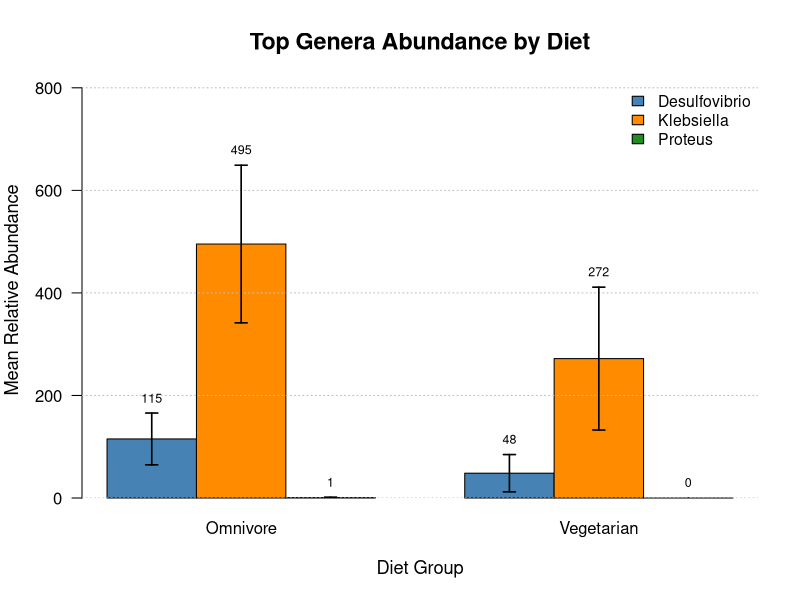

The R source for this figure:

df <- read.csv("top_5_genera_per_sample.csv", stringsAsFactors = FALSE)

long_df <- data.frame(
  Sample     = rep(df$Sample, 3),
  Diet       = rep(df$Diet, 3),
  Genus      = c(df$Genus_label_1, df$Genus_label_2, df$Genus_label_3),
  Abundance  = c(df$Abundance_1, df$Abundance_2, df$Abundance_3)
)

diets  <- unique(long_df$Diet)
genera <- unique(long_df$Genus)

Diet_vec   <- character()
Genus_vec  <- character()
Mean_vec   <- numeric()
SE_vec     <- numeric()

for(d in diets){
  for(g in genera){
    vals <- long_df$Abundance[long_df$Diet == d & long_df$Genus == g]
    m  <- mean(vals, na.rm = TRUE)
    s  <- sd(vals, na.rm = TRUE)
    n  <- length(vals)
    se <- if(n > 1) s / sqrt(n) else 0
    
    Diet_vec  <- c(Diet_vec, d)
    Genus_vec <- c(Genus_vec, g)
    Mean_vec  <- c(Mean_vec, m)
    SE_vec    <- c(SE_vec, se)
  }
}

summary_df <- data.frame(
  Diet   = Diet_vec,
  Genus  = Genus_vec,
  Mean   = Mean_vec,
  SE     = SE_vec,
  stringsAsFactors = FALSE
)

means_matrix <- tapply(summary_df$Mean, list(summary_df$Genus, summary_df$Diet), function(x) x)
se_matrix    <- tapply(summary_df$SE,   list(summary_df$Genus, summary_df$Diet), function(x) x)

genus_colors <- c("Desulfovibrio" = "steelblue", 
                  "Klebsiella"    = "darkorange", 
                  "Proteus"       = "forestgreen")

bar_positions <- barplot(
  height = means_matrix,
  beside = TRUE,
  col    = genus_colors[rownames(means_matrix)],
  ylim   = c(0, max(summary_df$Mean + summary_df$SE, na.rm = TRUE) * 1.25),
  ylab   = "Mean Relative Abundance",
  xlab   = "Diet Group",
  main   = "Top Genera Abundance by Diet",
  las    = 1,                    
  cex.main = 1.4,
  cex.lab  = 1.1,
  legend.text = rownames(means_matrix),
  args.legend = list(x = "topright", bty = "n", cex = 0.95)
)

grid(nx = NA, ny = NULL, col = "gray75", lty = "dotted", lwd = 1)

arrows(
  x0 = bar_positions,
  y0 = means_matrix - se_matrix,
  x1 = bar_positions,
  y1 = means_matrix + se_matrix,
  angle = 90,
  code  = 3,          
  length = 0.06,
  lwd   = 1.6,
  col   = "black"
)

text(
  x      = bar_positions,
  y      = means_matrix + se_matrix + 30,
  labels = round(means_matrix, 0),
  cex    = 0.75,
  col    = "black"
)
